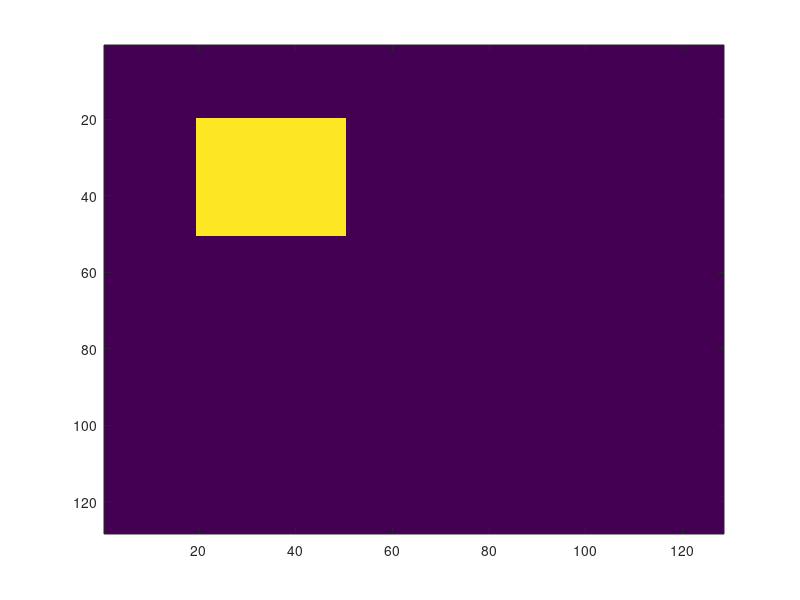
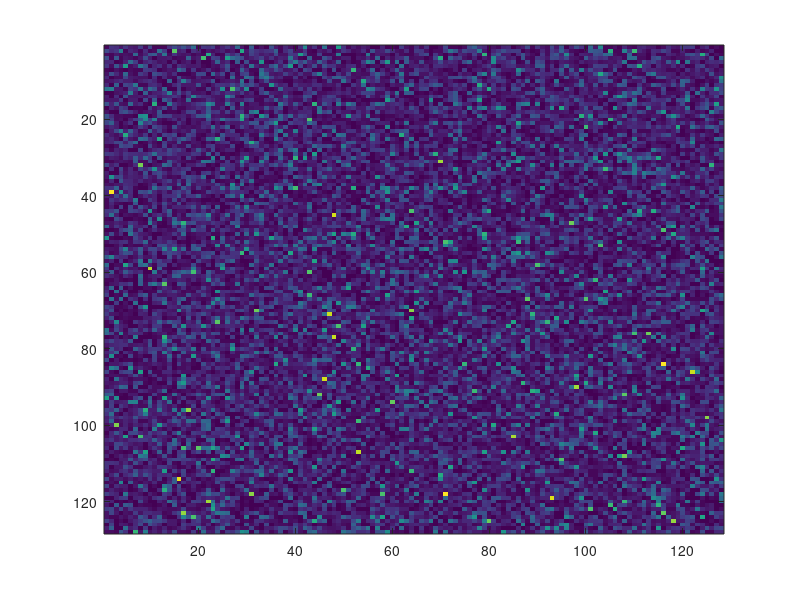
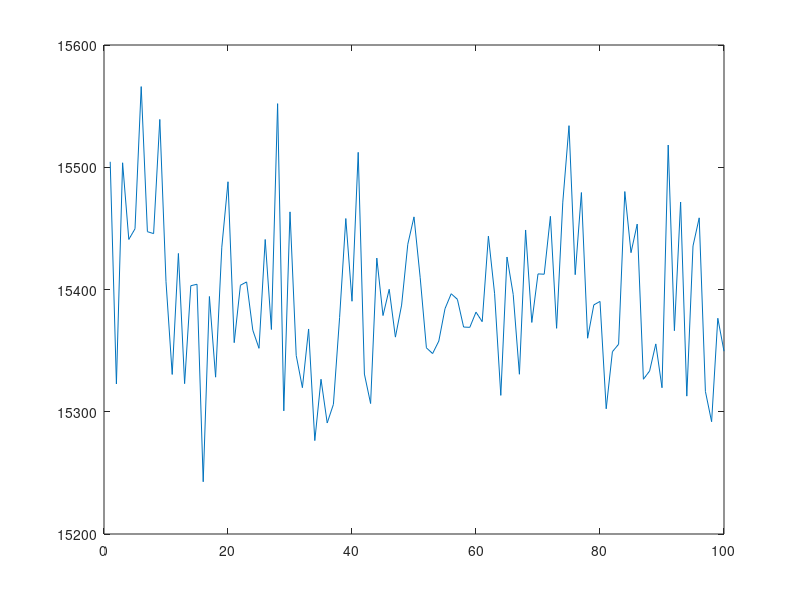

These figures' MATLAB source, in order:
%%% Gerchberg saxton
ImageSize = [128, 128];

InputField = complex(ones(ImageSize)); % Set up a uniform electric field with a phase of zero hitting the SLM.

SLM = round(rand(ImageSize)*255)*2*pi/255 - pi; % Here's where the problem is - I defined the phase from 0-2pi, not -pi to pi
hologramInput = (InputField.*exp(1i*SLM)); % Add the phase to the SLM

%create target shape
targetImage = complex(zeros(ImageSize));
targetImage(20:50, 20:50) = 1+1i;
targetImage = (targetImage - mean(targetImage(:)))./std(targetImage(:));

figure(1)
imagesc(abs(targetImage))

iteration = 0;
TotalIterations = 100;
Performance = zeros(1,TotalIterations);
%partition = [0:255];
%codebook = [-pi,pi]; %range of values to give
partition = [-pi: 2*pi/255: pi];
codebook = [-pi , pi];
while (iteration < TotalIterations) 
   
    TargetPl = fftshift(fft2(hologramInput));   
    
    ApproxTargetI = abs(TargetPl).^2;
    
    FTTargetPhase = angle(TargetPl);
    
    NewTarget = (targetImage .* exp(1i*FTTargetPhase));
    
    ApproxSourceAmp = ifft2(fftshift(NewTarget));
    
    hologram = quantiz(angle(ApproxSourceAmp), partition, codebook); %doesn't work bc AppoxSourceAmp is not real
    
    hologramInput = (InputField.*exp(1i*hologram));
    
    iteration = iteration +1;
    
    ApproxTargetINorm = (ApproxTargetI - mean(ApproxTargetI(:)))./std(ApproxTargetI(:));
    Performance(iteration) = sum(sum(abs(ApproxTargetINorm(:) - targetImage(:))));
end

figure(2)
imagesc(ApproxTargetI)

figure(3)
plot(Performance)

%test
